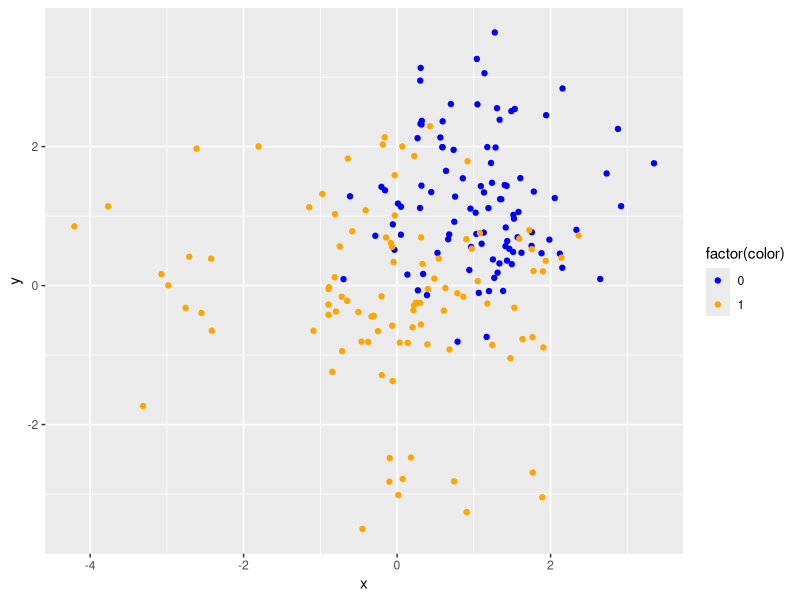

This chart was generated by the following R code:
## ---- chunk 1
library(tidyverse)
library(mvtnorm)
library(caret)
## ---- chunk 2
orange_centers <- tibble(x = rnorm(10, 0, 1), y = rnorm(10, 1, 1))
blue_centers <- tibble(x = rnorm(10, 1, 1), y = rnorm(10, 0, 1))
## ---- chunk 3
orange_matrix <- matrix(, nrow = 100, ncol = 3)
blue_matrix <- matrix(,nrow = 100, ncol = 3)

for (i in 1:100) {
  rand_blue <- sample(1:10)
  rand_orange <- sample(1:10)
  
  blue_center <- c(blue_centers$x[rand_blue], blue_centers$y[rand_blue])
  orange_center <- c(orange_centers$x[rand_orange], orange_centers$y[rand_orange])
  
  blue_point <- rnorm(2, mean = blue_center, sd = sqrt(1/5))
  orange_point <- rnorm(2, mean = orange_center, sd = sqrt(1/5))
  
  blue_matrix[i, ] <- c(blue_point, 0)
  orange_matrix[i, ] <- c(orange_point, 1)
}

colnames(blue_matrix) <- c("x", "y", "color")
colnames(orange_matrix) <- c("x", "y", "color")

blue <- as_tibble(blue_matrix)
orange <- as_tibble(orange_matrix)

training <- rbind(blue, orange)
## ---- chunk 4
ggplot(data = training) +
  geom_point(mapping = aes(x = x, y = y, color = factor(color))) +
  scale_color_manual(values = c("0" = "blue", "1" = "orange"))
## ---- chunk 5
